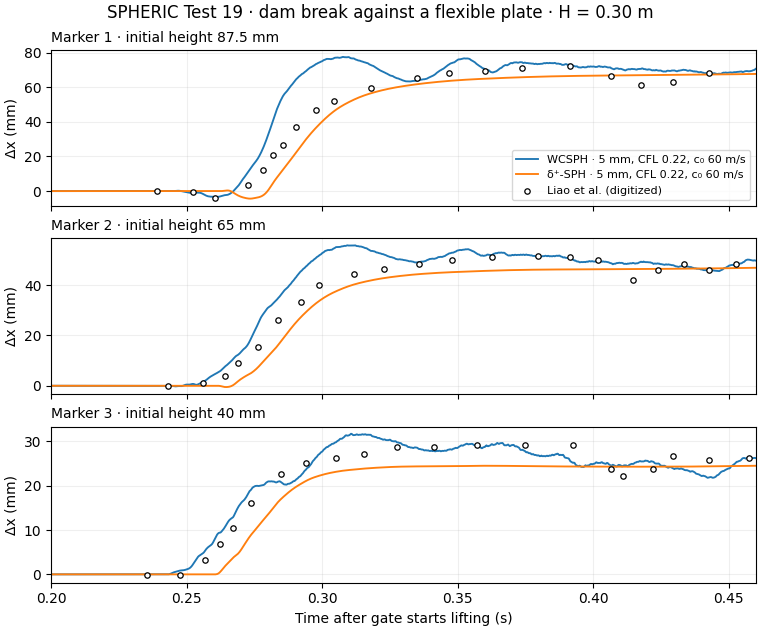
#> input picture benchmarks/delta_plus/test19_5mm.png, 760 x 630 px
$ python -i report_payload.py   (imports and definitions only)
#> lines starting #> are read from the running program, lines starting #| are printed output that depends on the picture
"""Build and publish the paper-grade report for the verification-ledger mission.

Every number in the report is read from ``ledger.json`` / ``provenance_control.json``
and injected here, so the report can never disagree with the committed artefacts
(zero hand copying).

Usage::

    python benchmarks/verification_ledger/report_payload.py --build   # write /tmp/m3648_report.json
    python benchmarks/verification_ledger/report_payload.py --publish # build + POST to the platform
"""

from __future__ import annotations

import argparse
import base64
import io
import json
import os
import sys
import urllib.request
from pathlib import Path

HERE = Path(__file__).resolve().parent
ROOT = HERE.parents[1]
OUT = Path("/tmp/m3648_report.json")


# [4 lines left out: function _table, not called in this run]


def _compact_png_b64(path: Path, scale: float = 0.78, colors: int = 96) -> str:
#> called with path = '../delta_plus/test19_5mm.png', scale = 0.78, colors = 96
    from PIL import Image

    img = Image.open(path).convert("RGB")
    w, h = img.size
#> w = 760; h = 630
    small = img.resize((int(w * scale), int(h * scale)), Image.LANCZOS)
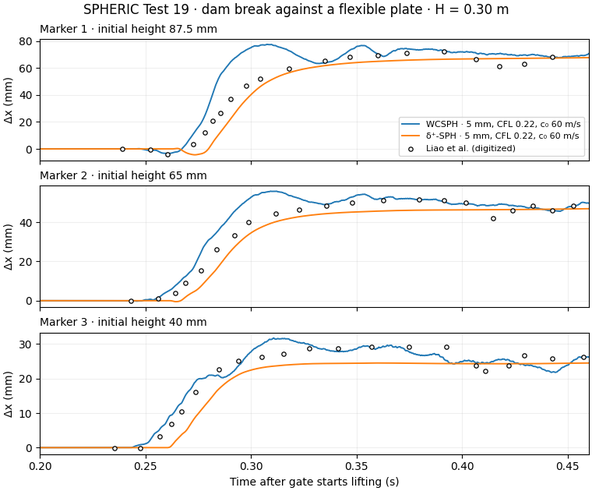
#> small: PIL image 592x491 RGB; mean R, G, B 244.5, 244.1, 243.6
    small = small.convert("P", palette=Image.ADAPTIVE, colors=colors)
#> small: PIL image 592x491 P
    buf = io.BytesIO()
    small.save(buf, format="PNG", optimize=True)
    return base64.b64encode(buf.getvalue()).decode()


# [198 lines left out: functions build, publish, main, not called in this run]


# [2 lines not run here, left out]

>>> result = _compact_png_b64('../delta_plus/test19_5mm.png')

$ run again, on benchmarks/marin_box_loads/pressure_height.png
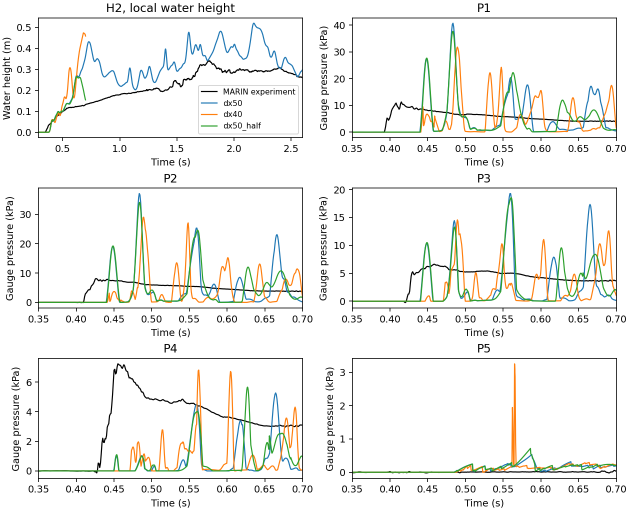
#> input picture benchmarks/marin_box_loads/pressure_height.png, 1260 x 1022 px (shown at 1/2 size)
#> in _compact_png_b64, `small = img.resize((int(w * scale), int(h * scale)), Image.LANCZOS)`:
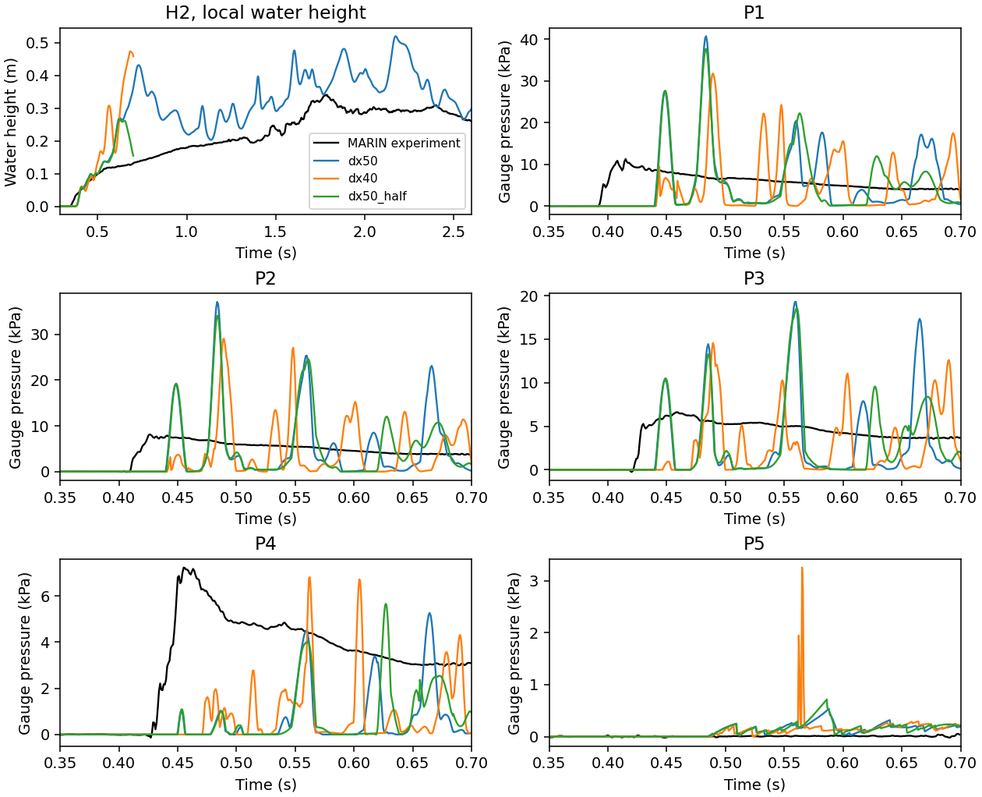
#> small: PIL image 982x797 RGB; mean R, G, B 241.5, 242, 239.5

$ run again, on benchmarks/marine_readiness/green_water.png
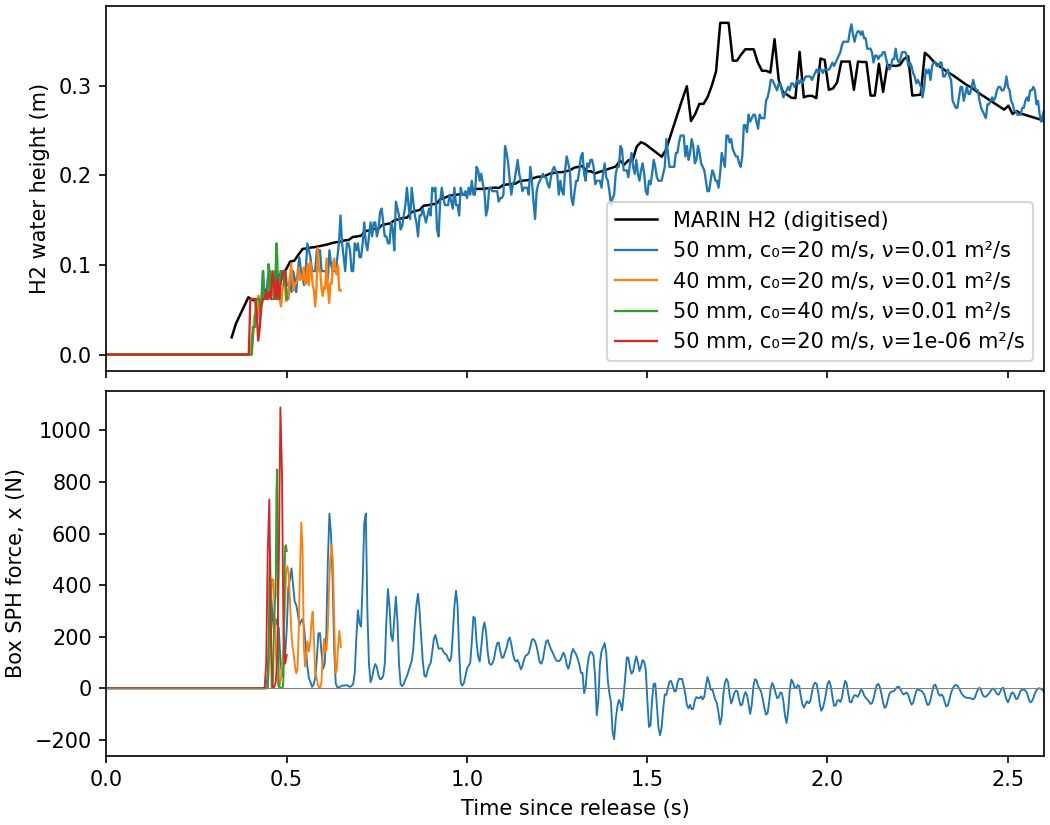
#> input picture benchmarks/marine_readiness/green_water.png, 1050 x 825 px
#> in _compact_png_b64, `small = img.resize((int(w * scale), int(h * scale)), Image.LANCZOS)`:
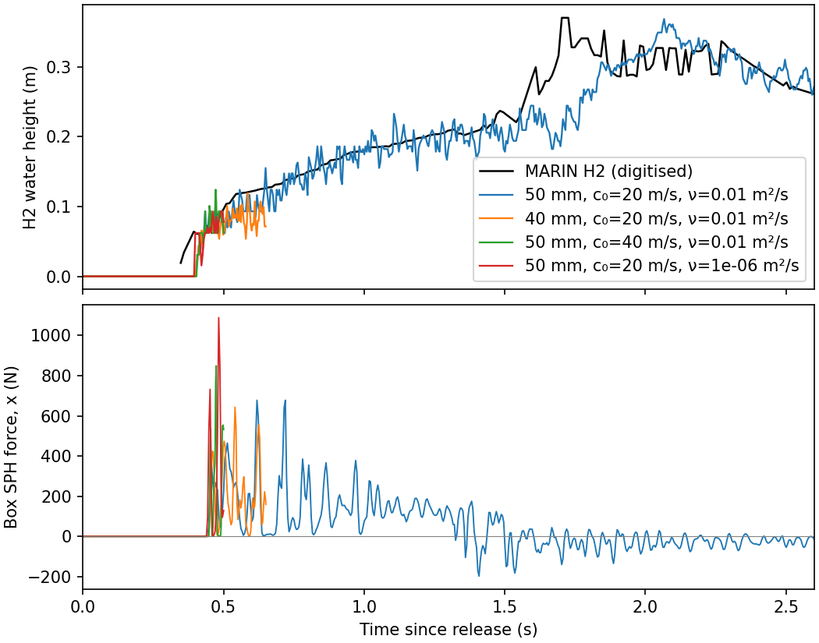
#> small: PIL image 819x643 RGB; mean R, G, B 242.7, 243.5, 244
